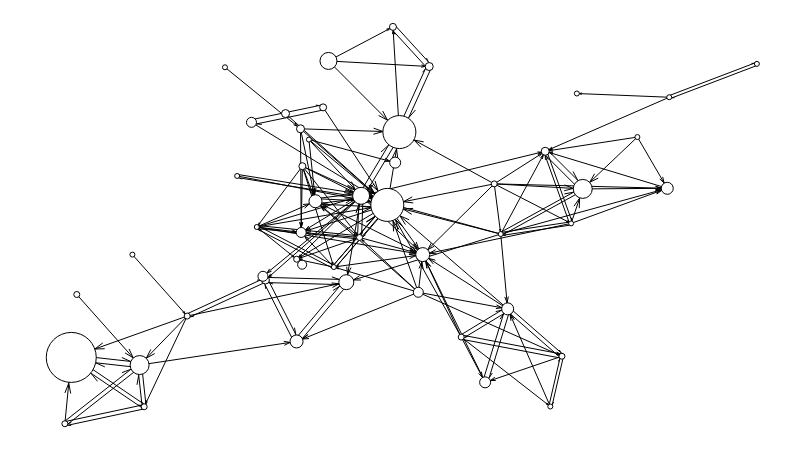

Notebook source saved alongside this figure:
### Code cell
time5 = '2019-11-11 18:00:00'
time6 = '2019-11-11 18:10:00'

g3,sizes3 = make_time_graph(connection,time5,time6,game)
g3.scale_nodes_size(sizes3)
g3.move('kamada_kawai')
g3.label_nodes()
g3.set_all_nodes('labpos', 'hover')
g3.draw()

### Figure 1 — Plotly figure (JSON) as saved in the notebook; plotly's stock layout.template omitted (floating-point values rounded to 4 significant figures; data arrays with more than 128 entries replaced by an {"elided": "..."} marker saying what was removed)
{"data": [{"hoverinfo": "none", "line": {"color": "rgb(127, 127, 127)", "dash": "solid", "width": 0}, "mode": "lines", "type": "scatter", "uid": "98646bf3-abf1-4afb-83f8-836343d72d43", "x": [0.4406, 0.4406, null, 0, 1, null], "y": [0, 1, null, 0.5105, 0.5105, null]}, {"hoverinfo": "none", "line": {"color": "rgb(0, 0, 0)", "dash": "solid", "width": 1}, "mode": "lines", "type": "scatter", "uid": "feed3ec6-f1ab-4a39-a084-268e22e1c425", "x": {"elided": "1278 float values"}, "y": {"elided": "1278 float values"}}, {"hoverinfo": "text", "marker": {"color": "rgb(255, 255, 255)", "line": {"color": "rgb(0, 0, 0)", "width": 1}, "size": 5, "symbol": "circle"}, "mode": "markers", "text": ["PG_Esports", "IFresh_HD", "Akytio", "Flashynthen1ght", "Terenas", "Nono_LoL", "yamatosdeath1", "ESL_it", "PanunuLoL", "하로맨", "PinkWardlol", "rainbrain", "rangerlol1"], "textfont": {"color": "rgb(0, 0, 0)"}, "textposition": "middle center", "type": "scatter", "uid": "7d03a320-8e1d-4d9d-a799-295568e9210f", "x": [0.8734, 0.6299, 0.8273, 0.2313, 1, 0.7316, 0.2489, 0.7399, 0.3887, 0.0976, 0.2773, 0.3526, 0.7015], "y": [0.8227, 0.478, 0.7224, 0.8982, 0.9068, 0.5048, 0.6243, 0.8321, 0.3948, 0.4261, 0.4958, 0.716, 0.04343]}, {"hoverinfo": "text", "marker": {"color": "rgb(255, 255, 255)", "line": {"color": "rgb(0, 0, 0)", "width": 1}, "size": 19, "symbol": "circle"}, "mode": "markers", "text": ["Solary", "서새봄냥"], "textfont": {"color": "rgb(0, 0, 0)"}, "textposition": "middle center", "type": "scatter", "uid": "e2368892-5230-475c-a26c-e97483258aaf", "x": [0.7484, 0.108], "y": [0.5917, 0.1479]}, {"hoverinfo": "text", "marker": {"color": "rgb(255, 255, 255)", "line": {"color": "rgb(0, 0, 0)", "width": 1}, "size": 12, "symbol": "circle"}, "mode": "markers", "text": ["Corobizar", "jovirone"], "textfont": {"color": "rgb(0, 0, 0)"}, "textposition": "middle center", "type": "scatter", "uid": "89b635d5-a032-44c6-b630-ff742df4e681", "x": [0.8705, 0.6399], "y": [0.5933, 0.2894]}, {"hoverinfo": "text", "marker": {"color": "rgb(255, 255, 255)", "line": {"color": "rgb(0, 0, 0)", "width": 1}, "size": 6, "symbol": "circle"}, "mode": "markers", "text": ["rhobalas_lol", "루시아", "ClovaoBengala", "인간젤리", "피닉스박1", "박옥자누나", "Metaphor", "Flanalistaa", "foggedftw2"], "textfont": {"color": "rgb(0, 0, 0)"}, "textposition": "middle center", "type": "scatter", "uid": "2a8173bf-59e1-4789-b395-f99d9941d69f", "x": [0.6205, 0.01723, 0.5727, 0, 0.1768, 0.1146, 0.3349, 0.7183, 0.4258], "y": [0.6044, 0.3257, 0.2184, 0, 0.2713, 0.04279, 0.4146, 0.1701, 0.4694]}, {"hoverinfo": "text", "marker": {"color": "rgb(255, 255, 255)", "line": {"color": "rgb(0, 0, 0)", "width": 1}, "size": 7, "symbol": "circle"}, "mode": "markers", "text": ["kev1nTV", "FabulousN", "RezoneGAMES"], "textfont": {"color": "rgb(0, 0, 0)"}, "textposition": "middle center", "type": "scatter", "uid": "dedde22f-7baf-48b3-a385-edf1c0b892d3", "x": [0.4741, 0.3732, 0.3432], "y": [1, 0.7972, 0.6489]}, {"hoverinfo": "text", "marker": {"color": "rgb(255, 255, 255)", "line": {"color": "rgb(0, 0, 0)", "width": 1}, "size": 8, "symbol": "circle"}, "mode": "markers", "text": ["Broeki1", "OgamingLoL", "Opat04", "AdamKissAK", "lol_Khan"], "textfont": {"color": "rgb(0, 0, 0)"}, "textposition": "middle center", "type": "scatter", "uid": "5adcbadb-f136-47ca-afb6-8385893637aa", "x": [0.5265, 0.6941, 0.3189, 0.3405, 0.2898], "y": [0.9001, 0.6866, 0.7815, 0.7431, 0.3623]}, {"hoverinfo": "text", "marker": {"color": "rgb(255, 255, 255)", "line": {"color": "rgb(0, 0, 0)", "width": 1}, "size": 33, "symbol": "circle"}, "mode": "markers", "text": ["NoWay4u_Sir", "TFBlade"], "textfont": {"color": "rgb(0, 0, 0)"}, "textposition": "middle center", "type": "scatter", "uid": "511fec57-23c1-44fe-a791-141fd25e936f", "x": [0.4834, 0.4659], "y": [0.735, 0.5514]}, {"hoverinfo": "text", "marker": {"color": "rgb(255, 255, 255)", "line": {"color": "rgb(0, 0, 0)", "width": 1}, "size": 17, "symbol": "circle"}, "mode": "markers", "text": ["ccOldDaddy", "IWillDominate"], "textfont": {"color": "rgb(0, 0, 0)"}, "textposition": "middle center", "type": "scatter", "uid": "1323d3ca-1622-446a-bf71-1f874c99126e", "x": [0.3809, 0.4281], "y": [0.9141, 0.5743]}, {"hoverinfo": "text", "marker": {"color": "rgb(255, 255, 255)", "line": {"color": "rgb(0, 0, 0)", "width": 1}, "size": 10, "symbol": "circle"}, "mode": "markers", "text": ["Werlyb", "ThaldrinLol", "grafo", "hashinshin"], "textfont": {"color": "rgb(0, 0, 0)"}, "textposition": "middle center", "type": "scatter", "uid": "05a6b97e-3ab6-4a19-ba47-80eee0be6243", "x": [0.2862, 0.2697, 0.5108, 0.3415], "y": [0.3715, 0.7595, 0.3313, 0.482]}, {"hoverinfo": "text", "marker": {"color": "rgb(255, 255, 255)", "line": {"color": "rgb(0, 0, 0)", "width": 1}, "size": 50, "symbol": "circle"}, "mode": "markers", "text": ["한동숙"], "textfont": {"color": "rgb(0, 0, 0)"}, "textposition": "middle center", "type": "scatter", "uid": "1b86bb63-cf22-4c49-946f-b5588687659e", "x": [0.009228], "y": [0.1671]}, {"hoverinfo": "text", "marker": {"color": "rgb(255, 255, 255)", "line": {"color": "rgb(0, 0, 0)", "width": 1}, "size": 9, "symbol": "circle"}, "mode": "markers", "text": ["西門夜說"], "textfont": {"color": "rgb(0, 0, 0)"}, "textposition": "middle center", "type": "scatter", "uid": "e1ee4eec-f99c-47c3-81fa-0266a596a9e8", "x": [0.3429], "y": [0.4008]}, {"hoverinfo": "text", "marker": {"color": "rgb(255, 255, 255)", "line": {"color": "rgb(0, 0, 0)", "width": 1}, "size": 11, "symbol": "circle"}, "mode": "markers", "text": ["スタンミ", "yeTz"], "textfont": {"color": "rgb(0, 0, 0)"}, "textposition": "middle center", "type": "scatter", "uid": "023b9a62-5bf0-4c62-acb0-682c381a466c", "x": [0.4773, 0.6073], "y": [0.658, 0.1043]}, {"hoverinfo": "text", "marker": {"color": "rgb(255, 255, 255)", "line": {"color": "rgb(0, 0, 0)", "width": 1}, "size": 13, "symbol": "circle"}, "mode": "markers", "text": ["테디이", "Shiphtur"], "textfont": {"color": "rgb(0, 0, 0)"}, "textposition": "middle center", "type": "scatter", "uid": "d904f236-a752-4086-9628-9a679ab6df94", "x": [0.3348, 0.3621], "y": [0.2073, 0.5607]}, {"hoverinfo": "text", "marker": {"color": "rgb(255, 255, 255)", "line": {"color": "rgb(0, 0, 0)", "width": 1}, "size": 15, "symbol": "circle"}, "mode": "markers", "text": ["clid"], "textfont": {"color": "rgb(0, 0, 0)"}, "textposition": "middle center", "type": "scatter", "uid": "21ec196f-8a73-41da-87f0-cd8319acce43", "x": [0.4067], "y": [0.3567]}, {"hoverinfo": "text", "marker": {"color": "rgb(255, 255, 255)", "line": {"color": "rgb(0, 0, 0)", "width": 1}, "size": 14, "symbol": "circle"}, "mode": "markers", "text": ["imaqtpie"], "textfont": {"color": "rgb(0, 0, 0)"}, "textposition": "middle center", "type": "scatter", "uid": "ecd3e6b5-6a44-45fb-94bf-92857a724531", "x": [0.5171], "y": [0.4262]}, {"hoverinfo": "none", "mode": "text", "text": [], "textfont": {"color": "rgb(255, 255, 255)"}, "textposition": "middle center", "type": "scatter", "uid": "142d3c37-fb32-43d2-8fea-29977a1cf38a", "x": [], "y": []}, {"hoverinfo": "none", "mode": "text", "text": [null, null, null, null, null, null, null, null, null, null, null, null, null, null, null, null, null, null, null, null, null, null, null, null, null, null, null, null, null, null, null, null, null, null, null, null, null, null, null, null, null, null, null, null, null, null, null, null, null, null], "textfont": {"color": "rgb(0, 0, 0)"}, "textposition": "middle center", "type": "scatter", "uid": "e156ad7f-970a-410e-b64b-7eb1338f77ff", "x": [0.8734, 0.7484, 0.8705, 0.6205, 0.4741, 0.6299, 0.5265, 0.4834, 0.6941, 0.3189, 0.8273, 0.3732, 0.3809, 0.2862, 0.2313, 1, 0.3432, 0.2697, 0.3405, 0.7316, 0.2489, 0.7399, 0.3887, 0.01723, 0.0976, 0.5727, 0, 0.2773, 0.009228, 0.4281, 0.1768, 0.3429, 0.4773, 0.6073, 0.108, 0.3348, 0.1146, 0.3349, 0.4067, 0.5108, 0.2898, 0.4659, 0.6399, 0.3526, 0.3621, 0.7183, 0.7015, 0.4258, 0.5171, 0.3415], "y": [0.8227, 0.5917, 0.5933, 0.6044, 1, 0.478, 0.9001, 0.735, 0.6866, 0.7815, 0.7224, 0.7972, 0.9141, 0.3715, 0.8982, 0.9068, 0.6489, 0.7595, 0.7431, 0.5048, 0.6243, 0.8321, 0.3948, 0.3257, 0.4261, 0.2184, 0, 0.4958, 0.1671, 0.5743, 0.2713, 0.4008, 0.658, 0.1043, 0.1479, 0.2073, 0.04279, 0.4146, 0.3567, 0.3313, 0.3623, 0.5514, 0.2894, 0.716, 0.5607, 0.1701, 0.04343, 0.4694, 0.4262, 0.482]}, {"hoverinfo": "none", "mode": "text", "text": {"elided": "164 null values"}, "textfont": {"color": "rgb(0, 0, 0)"}, "textposition": "middle center", "type": "scatter", "uid": "8935d4d4-12e2-4318-bcde-747884ff4ff5", "x": {"elided": "164 float values"}, "y": {"elided": "164 float values"}}, {"hoverinfo": "none", "marker": {"color": "rgba(255, 255, 255, 0)", "line": {"color": "rgba(255, 255, 255, 0)", "width": 0}, "size": 0, "symbol": "circle"}, "mode": "markers", "type": "scatter", "uid": "1abcdd33-1bd5-4b9f-ae01-1854e4352172", "x": [0.5, 0, 1, 0.5], "y": [0, 0.5, 0.5, 1]}], "layout": {"height": 450, "margin": {"b": 0, "l": 0, "r": 0, "t": 0}, "plot_bgcolor": "rgb(255, 255, 255)", "showlegend": false, "width": 800, "xaxis": {"fixedrange": true, "showgrid": false, "showticklabels": false, "zeroline": false}, "yaxis": {"fixedrange": true, "showgrid": false, "showticklabels": false, "zeroline": false}}}
